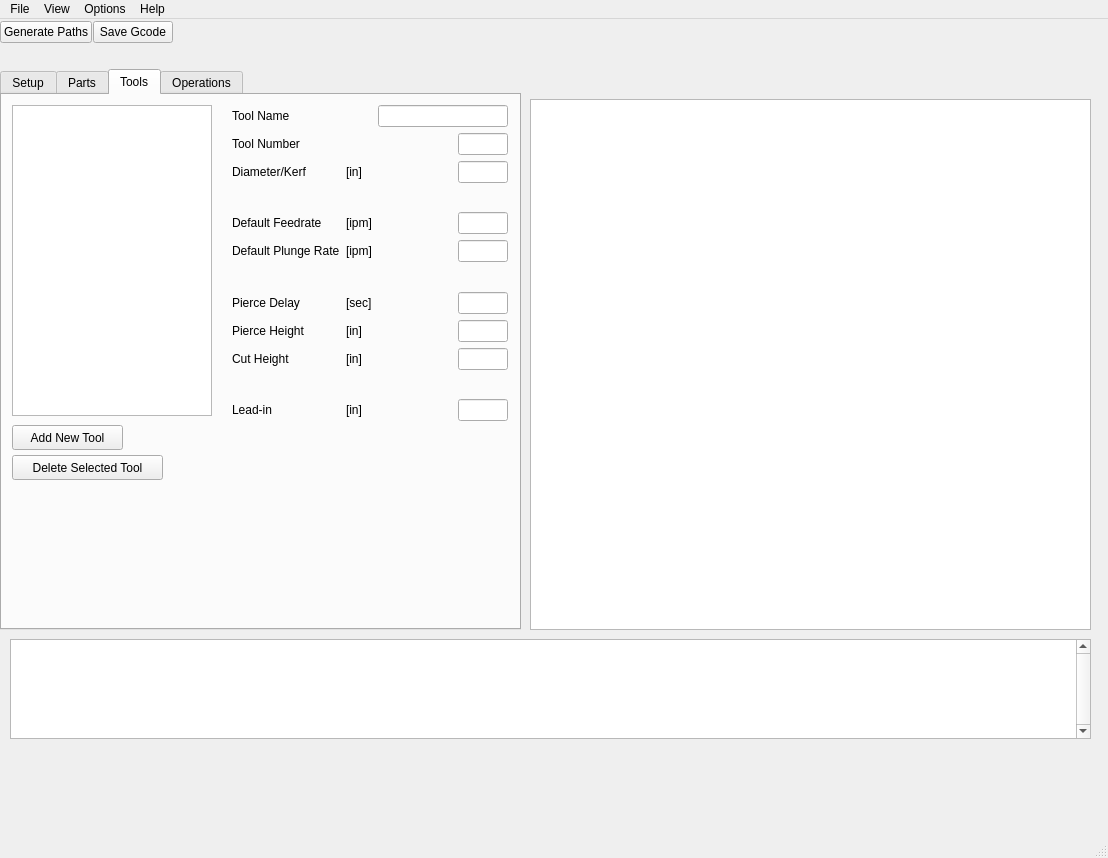
<?xml version="1.0" encoding="UTF-8"?>
<ui version="4.0">
 <class>MainWindow</class>
 <widget class="QMainWindow" name="MainWindow">
  <property name="geometry">
   <rect>
    <x>0</x>
    <y>0</y>
    <width>1108</width>
    <height>858</height>
   </rect>
  </property>
  <property name="windowTitle">
   <string>MainWindow</string>
  </property>
  <widget class="QWidget" name="centralwidget">
   <widget class="QTabWidget" name="tabWidget">
    <property name="geometry">
     <rect>
      <x>0</x>
      <y>50</y>
      <width>521</width>
      <height>561</height>
     </rect>
    </property>
    <property name="sizePolicy">
     <sizepolicy hsizetype="Preferred" vsizetype="Expanding">
      <horstretch>2</horstretch>
      <verstretch>0</verstretch>
     </sizepolicy>
    </property>
    <property name="minimumSize">
     <size>
      <width>500</width>
      <height>0</height>
     </size>
    </property>
    <property name="maximumSize">
     <size>
      <width>800</width>
      <height>16777215</height>
     </size>
    </property>
    <property name="autoFillBackground">
     <bool>false</bool>
    </property>
    <property name="currentIndex">
     <number>2</number>
    </property>
    <widget class="QWidget" name="setup_tab">
     <attribute name="title">
      <string>Setup</string>
     </attribute>
     <widget class="QLineEdit" name="lineEdit_14">
      <property name="geometry">
       <rect>
        <x>180</x>
        <y>190</y>
        <width>113</width>
        <height>25</height>
       </rect>
      </property>
     </widget>
     <widget class="QLabel" name="label_34">
      <property name="geometry">
       <rect>
        <x>10</x>
        <y>190</y>
        <width>151</width>
        <height>20</height>
       </rect>
      </property>
      <property name="text">
       <string>Additional Gcode Arguments</string>
      </property>
     </widget>
     <widget class="QWidget" name="layoutWidget">
      <property name="geometry">
       <rect>
        <x>10</x>
        <y>10</y>
        <width>321</width>
        <height>112</height>
       </rect>
      </property>
      <layout class="QGridLayout" name="gridLayout_4">
       <item row="0" column="0" colspan="2">
        <widget class="QLabel" name="startAtXLabel_3">
         <property name="text">
          <string>Workpiece width (X)</string>
         </property>
        </widget>
       </item>
       <item row="0" column="2" colspan="2">
        <widget class="QLineEdit" name="lineEdit_10"/>
       </item>
       <item row="1" column="0" colspan="2">
        <widget class="QLabel" name="startAtXLabel_7">
         <property name="text">
          <string>Workpiece length (Y)</string>
         </property>
        </widget>
       </item>
       <item row="1" column="2" colspan="2">
        <widget class="QLineEdit" name="lineEdit_13"/>
       </item>
       <item row="2" column="0" colspan="2">
        <widget class="QLabel" name="startAtXLabel_4">
         <property name="text">
          <string>Origin Position</string>
         </property>
        </widget>
       </item>
       <item row="3" column="0">
        <widget class="QLabel" name="startAtXLabel_5">
         <property name="text">
          <string>X</string>
         </property>
        </widget>
       </item>
       <item row="3" column="1">
        <widget class="QLineEdit" name="x_origin"/>
       </item>
       <item row="3" column="2">
        <widget class="QLabel" name="startAtXLabel_6">
         <property name="text">
          <string>Y</string>
         </property>
        </widget>
       </item>
       <item row="3" column="3">
        <widget class="QLineEdit" name="y_origin"/>
       </item>
      </layout>
     </widget>
     <widget class="QComboBox" name="unit_comboBox">
      <property name="geometry">
       <rect>
        <x>180</x>
        <y>220</y>
        <width>86</width>
        <height>25</height>
       </rect>
      </property>
      <item>
       <property name="text">
        <string>inches</string>
       </property>
      </item>
      <item>
       <property name="text">
        <string>millimeters</string>
       </property>
      </item>
     </widget>
     <widget class="QLabel" name="label_39">
      <property name="geometry">
       <rect>
        <x>10</x>
        <y>230</y>
        <width>151</width>
        <height>20</height>
       </rect>
      </property>
      <property name="text">
       <string>Units</string>
      </property>
     </widget>
    </widget>
    <widget class="QWidget" name="entities_tab">
     <property name="toolTip">
      <string extracomment="tooltip hover"/>
     </property>
     <property name="statusTip">
      <string extracomment="statustip"/>
     </property>
     <property name="whatsThis">
      <string extracomment="whatsthis"/>
     </property>
     <attribute name="title">
      <string>Parts</string>
     </attribute>
     <layout class="QVBoxLayout" name="verticalLayout_3">
      <item>
       <layout class="QHBoxLayout" name="horizontalLayout_5">
        <property name="spacing">
         <number>1</number>
        </property>
        <item>
         <widget class="QPushButton" name="blocksCollapsePushButton">
          <property name="sizePolicy">
           <sizepolicy hsizetype="Fixed" vsizetype="Fixed">
            <horstretch>0</horstretch>
            <verstretch>0</verstretch>
           </sizepolicy>
          </property>
          <property name="toolTip">
           <string>Collapse all items</string>
          </property>
          <property name="icon">
           <iconset>
            <normaloff>:/images/collapse-all.png</normaloff>:/images/collapse-all.png</iconset>
          </property>
          <property name="iconSize">
           <size>
            <width>24</width>
            <height>24</height>
           </size>
          </property>
         </widget>
        </item>
        <item>
         <widget class="QPushButton" name="blocksExpandPushButton">
          <property name="sizePolicy">
           <sizepolicy hsizetype="Fixed" vsizetype="Fixed">
            <horstretch>0</horstretch>
            <verstretch>0</verstretch>
           </sizepolicy>
          </property>
          <property name="toolTip">
           <string>Expand all items</string>
          </property>
          <property name="icon">
           <iconset>
            <normaloff>:/images/expand-all.png</normaloff>:/images/expand-all.png</iconset>
          </property>
          <property name="iconSize">
           <size>
            <width>24</width>
            <height>24</height>
           </size>
          </property>
         </widget>
        </item>
        <item>
         <spacer name="horizontalSpacer_2">
          <property name="orientation">
           <enum>Qt::Horizontal</enum>
          </property>
          <property name="sizeHint" stdset="0">
           <size>
            <width>13</width>
            <height>20</height>
           </size>
          </property>
         </spacer>
        </item>
       </layout>
      </item>
      <item>
       <widget class="TreeView" name="entitiesTreeView">
        <property name="sizePolicy">
         <sizepolicy hsizetype="Preferred" vsizetype="Expanding">
          <horstretch>0</horstretch>
          <verstretch>0</verstretch>
         </sizepolicy>
        </property>
       </widget>
      </item>
     </layout>
    </widget>
    <widget class="QWidget" name="tools_tab">
     <attribute name="title">
      <string>Tools</string>
     </attribute>
     <widget class="QWidget" name="layoutWidget_2">
      <property name="geometry">
       <rect>
        <x>230</x>
        <y>10</y>
        <width>276</width>
        <height>316</height>
       </rect>
      </property>
      <layout class="QGridLayout" name="tool_grid">
       <item row="8" column="1">
        <widget class="QLabel" name="label_6">
         <property name="text">
          <string>[in]</string>
         </property>
        </widget>
       </item>
       <item row="12" column="0">
        <widget class="QLabel" name="label_32">
         <property name="text">
          <string>Lead-in</string>
         </property>
        </widget>
       </item>
       <item row="2" column="1">
        <widget class="QLabel" name="label_11">
         <property name="text">
          <string>[in]</string>
         </property>
        </widget>
       </item>
       <item row="2" column="0">
        <widget class="QLabel" name="label_4">
         <property name="text">
          <string>Diameter/Kerf</string>
         </property>
        </widget>
       </item>
       <item row="10" column="1">
        <widget class="QLabel" name="label_5">
         <property name="text">
          <string>[in]</string>
         </property>
        </widget>
       </item>
       <item row="4" column="1">
        <widget class="QLabel" name="label_10">
         <property name="text">
          <string>[ipm]</string>
         </property>
        </widget>
       </item>
       <item row="7" column="2" alignment="Qt::AlignRight">
        <widget class="QLineEdit" name="tool_pierce_delay_value">
         <property name="maximumSize">
          <size>
           <width>50</width>
           <height>16777215</height>
          </size>
         </property>
        </widget>
       </item>
       <item row="6" column="0">
        <spacer name="verticalSpacer_2">
         <property name="orientation">
          <enum>Qt::Vertical</enum>
         </property>
         <property name="sizeHint" stdset="0">
          <size>
           <width>20</width>
           <height>40</height>
          </size>
         </property>
        </spacer>
       </item>
       <item row="0" column="0">
        <widget class="QLabel" name="label_2">
         <property name="text">
          <string>Tool Name</string>
         </property>
        </widget>
       </item>
       <item row="11" column="0">
        <spacer name="verticalSpacer_3">
         <property name="orientation">
          <enum>Qt::Vertical</enum>
         </property>
         <property name="sizeHint" stdset="0">
          <size>
           <width>20</width>
           <height>40</height>
          </size>
         </property>
        </spacer>
       </item>
       <item row="4" column="2" alignment="Qt::AlignRight">
        <widget class="QLineEdit" name="tool_default_feedrate_value">
         <property name="maximumSize">
          <size>
           <width>50</width>
           <height>16777215</height>
          </size>
         </property>
        </widget>
       </item>
       <item row="12" column="2" alignment="Qt::AlignRight">
        <widget class="QLineEdit" name="tool_lead_in_value">
         <property name="maximumSize">
          <size>
           <width>50</width>
           <height>16777215</height>
          </size>
         </property>
         <property name="text">
          <string/>
         </property>
        </widget>
       </item>
       <item row="4" column="0">
        <widget class="QLabel" name="label_15">
         <property name="text">
          <string>Default Feedrate</string>
         </property>
        </widget>
       </item>
       <item row="7" column="1">
        <widget class="QLabel" name="label_8">
         <property name="text">
          <string>[sec]</string>
         </property>
        </widget>
       </item>
       <item row="3" column="0">
        <spacer name="verticalSpacer">
         <property name="orientation">
          <enum>Qt::Vertical</enum>
         </property>
         <property name="sizeHint" stdset="0">
          <size>
           <width>20</width>
           <height>40</height>
          </size>
         </property>
        </spacer>
       </item>
       <item row="12" column="1">
        <widget class="QLabel" name="label_7">
         <property name="text">
          <string>[in]</string>
         </property>
        </widget>
       </item>
       <item row="5" column="0">
        <widget class="QLabel" name="label_31">
         <property name="text">
          <string>Default Plunge Rate</string>
         </property>
        </widget>
       </item>
       <item row="0" column="2">
        <widget class="QLineEdit" name="tool_name_value"/>
       </item>
       <item row="5" column="2" alignment="Qt::AlignRight">
        <widget class="QLineEdit" name="tool_default_plungerate_value">
         <property name="maximumSize">
          <size>
           <width>50</width>
           <height>16777215</height>
          </size>
         </property>
        </widget>
       </item>
       <item row="1" column="0">
        <widget class="QLabel" name="label_3">
         <property name="text">
          <string>Tool Number</string>
         </property>
        </widget>
       </item>
       <item row="1" column="2" alignment="Qt::AlignRight">
        <widget class="QLineEdit" name="tool_number_value">
         <property name="maximumSize">
          <size>
           <width>50</width>
           <height>16777215</height>
          </size>
         </property>
        </widget>
       </item>
       <item row="5" column="1">
        <widget class="QLabel" name="label_9">
         <property name="text">
          <string>[ipm]</string>
         </property>
        </widget>
       </item>
       <item row="8" column="0">
        <widget class="QLabel" name="label_30">
         <property name="text">
          <string>Pierce Height</string>
         </property>
        </widget>
       </item>
       <item row="8" column="2" alignment="Qt::AlignRight">
        <widget class="QLineEdit" name="tool_pierce_height_value">
         <property name="maximumSize">
          <size>
           <width>50</width>
           <height>16777215</height>
          </size>
         </property>
        </widget>
       </item>
       <item row="7" column="0">
        <widget class="QLabel" name="label_29">
         <property name="text">
          <string>Pierce Delay</string>
         </property>
        </widget>
       </item>
       <item row="10" column="2" alignment="Qt::AlignRight">
        <widget class="QLineEdit" name="tool_cut_height_value">
         <property name="maximumSize">
          <size>
           <width>50</width>
           <height>16777215</height>
          </size>
         </property>
        </widget>
       </item>
       <item row="10" column="0">
        <widget class="QLabel" name="label_33">
         <property name="text">
          <string>Cut Height</string>
         </property>
        </widget>
       </item>
       <item row="2" column="2" alignment="Qt::AlignRight">
        <widget class="QLineEdit" name="tool_diameter_value">
         <property name="maximumSize">
          <size>
           <width>50</width>
           <height>16777215</height>
          </size>
         </property>
         <property name="alignment">
          <set>Qt::AlignLeading|Qt::AlignLeft|Qt::AlignVCenter</set>
         </property>
        </widget>
       </item>
      </layout>
     </widget>
     <widget class="QListWidget" name="tool_list_Widget">
      <property name="geometry">
       <rect>
        <x>10</x>
        <y>10</y>
        <width>200</width>
        <height>311</height>
       </rect>
      </property>
      <property name="minimumSize">
       <size>
        <width>200</width>
        <height>100</height>
       </size>
      </property>
     </widget>
     <widget class="QPushButton" name="new_tool_button">
      <property name="geometry">
       <rect>
        <x>10</x>
        <y>330</y>
        <width>111</width>
        <height>25</height>
       </rect>
      </property>
      <property name="text">
       <string>Add New Tool</string>
      </property>
     </widget>
     <widget class="QPushButton" name="delete_active_tool_pushButton">
      <property name="geometry">
       <rect>
        <x>10</x>
        <y>360</y>
        <width>151</width>
        <height>25</height>
       </rect>
      </property>
      <property name="text">
       <string>Delete Selected Tool</string>
      </property>
     </widget>
    </widget>
    <widget class="QWidget" name="operations_tab">
     <attribute name="title">
      <string>Operations</string>
     </attribute>
     <widget class="QLabel" name="label_17">
      <property name="geometry">
       <rect>
        <x>250</x>
        <y>30</y>
        <width>62</width>
        <height>17</height>
       </rect>
      </property>
      <property name="text">
       <string>Layers</string>
      </property>
     </widget>
     <widget class="QLabel" name="label_35">
      <property name="geometry">
       <rect>
        <x>10</x>
        <y>300</y>
        <width>121</width>
        <height>31</height>
       </rect>
      </property>
      <property name="text">
       <string>List of Operations</string>
      </property>
     </widget>
     <widget class="QPushButton" name="save_operation_pushButton">
      <property name="geometry">
       <rect>
        <x>70</x>
        <y>260</y>
        <width>151</width>
        <height>25</height>
       </rect>
      </property>
      <property name="text">
       <string>Save Operation</string>
      </property>
     </widget>
     <widget class="Line" name="line">
      <property name="geometry">
       <rect>
        <x>20</x>
        <y>290</y>
        <width>441</width>
        <height>20</height>
       </rect>
      </property>
      <property name="orientation">
       <enum>Qt::Horizontal</enum>
      </property>
     </widget>
     <widget class="QLabel" name="label_40">
      <property name="geometry">
       <rect>
        <x>10</x>
        <y>10</y>
        <width>111</width>
        <height>20</height>
       </rect>
      </property>
      <property name="text">
       <string>Operation Name:</string>
      </property>
     </widget>
     <widget class="TreeView" name="layersShapesTreeView">
      <property name="geometry">
       <rect>
        <x>250</x>
        <y>50</y>
        <width>261</width>
        <height>171</height>
       </rect>
      </property>
      <property name="sizePolicy">
       <sizepolicy hsizetype="Preferred" vsizetype="Expanding">
        <horstretch>0</horstretch>
        <verstretch>0</verstretch>
       </sizepolicy>
      </property>
      <property name="minimumSize">
       <size>
        <width>0</width>
        <height>100</height>
       </size>
      </property>
      <property name="maximumSize">
       <size>
        <width>16777215</width>
        <height>200</height>
       </size>
      </property>
     </widget>
     <widget class="QListWidget" name="operations_listView">
      <property name="geometry">
       <rect>
        <x>10</x>
        <y>330</y>
        <width>421</width>
        <height>192</height>
       </rect>
      </property>
     </widget>
     <widget class="QPushButton" name="delete_operation_pushButton">
      <property name="geometry">
       <rect>
        <x>250</x>
        <y>260</y>
        <width>151</width>
        <height>25</height>
       </rect>
      </property>
      <property name="text">
       <string>Delete Operation</string>
      </property>
     </widget>
     <widget class="QWidget" name="layoutWidget_6">
      <property name="geometry">
       <rect>
        <x>340</x>
        <y>20</y>
        <width>163</width>
        <height>32</height>
       </rect>
      </property>
      <layout class="QHBoxLayout" name="horizontalLayout_22">
       <property name="spacing">
        <number>1</number>
       </property>
       <item>
        <widget class="QPushButton" name="layersCollapsePushButton">
         <property name="sizePolicy">
          <sizepolicy hsizetype="Fixed" vsizetype="Fixed">
           <horstretch>0</horstretch>
           <verstretch>0</verstretch>
          </sizepolicy>
         </property>
         <property name="toolTip">
          <string>Collapse all items</string>
         </property>
         <property name="icon">
          <iconset>
           <normaloff>:/images/collapse-all.png</normaloff>:/images/collapse-all.png</iconset>
         </property>
         <property name="iconSize">
          <size>
           <width>24</width>
           <height>24</height>
          </size>
         </property>
        </widget>
       </item>
       <item>
        <widget class="QPushButton" name="layersExpandPushButton">
         <property name="sizePolicy">
          <sizepolicy hsizetype="Fixed" vsizetype="Fixed">
           <horstretch>0</horstretch>
           <verstretch>0</verstretch>
          </sizepolicy>
         </property>
         <property name="toolTip">
          <string>Expand all items</string>
         </property>
         <property name="icon">
          <iconset>
           <normaloff>:/images/expand-all.png</normaloff>:/images/expand-all.png</iconset>
         </property>
         <property name="iconSize">
          <size>
           <width>24</width>
           <height>24</height>
          </size>
         </property>
        </widget>
       </item>
       <item>
        <spacer name="horizontalSpacer_4">
         <property name="orientation">
          <enum>Qt::Horizontal</enum>
         </property>
         <property name="sizeHint" stdset="0">
          <size>
           <width>13</width>
           <height>20</height>
          </size>
         </property>
        </spacer>
       </item>
       <item>
        <widget class="QPushButton" name="layersGoUpPushButton">
         <property name="sizePolicy">
          <sizepolicy hsizetype="Fixed" vsizetype="Fixed">
           <horstretch>0</horstretch>
           <verstretch>0</verstretch>
          </sizepolicy>
         </property>
         <property name="toolTip">
          <string>Move-up the selected shape/layer</string>
         </property>
         <property name="icon">
          <iconset>
           <normaloff>:/images/go-up.png</normaloff>:/images/go-up.png</iconset>
         </property>
         <property name="iconSize">
          <size>
           <width>24</width>
           <height>24</height>
          </size>
         </property>
        </widget>
       </item>
       <item>
        <widget class="QPushButton" name="layersGoDownPushButton">
         <property name="sizePolicy">
          <sizepolicy hsizetype="Fixed" vsizetype="Fixed">
           <horstretch>0</horstretch>
           <verstretch>0</verstretch>
          </sizepolicy>
         </property>
         <property name="toolTip">
          <string>Move-down the selected shape/layer</string>
         </property>
         <property name="icon">
          <iconset>
           <normaloff>:/images/go-down.png</normaloff>:/images/go-down.png</iconset>
         </property>
         <property name="iconSize">
          <size>
           <width>24</width>
           <height>24</height>
          </size>
         </property>
        </widget>
       </item>
      </layout>
     </widget>
     <widget class="QWidget" name="">
      <property name="geometry">
       <rect>
        <x>10</x>
        <y>40</y>
        <width>228</width>
        <height>213</height>
       </rect>
      </property>
      <layout class="QGridLayout" name="gridLayout_2">
       <item row="3" column="3">
        <widget class="QLineEdit" name="op_plunge_rate_lineEdit"/>
       </item>
       <item row="1" column="3">
        <widget class="QComboBox" name="op_offset_comboBox">
         <item>
          <property name="text">
           <string>None</string>
          </property>
         </item>
         <item>
          <property name="text">
           <string>Inside</string>
          </property>
         </item>
         <item>
          <property name="text">
           <string>Outside</string>
          </property>
         </item>
        </widget>
       </item>
       <item row="0" column="3">
        <widget class="QComboBox" name="operations_tab_tool_comboBox">
         <property name="sizePolicy">
          <sizepolicy hsizetype="Preferred" vsizetype="Fixed">
           <horstretch>0</horstretch>
           <verstretch>0</verstretch>
          </sizepolicy>
         </property>
         <property name="maxVisibleItems">
          <number>20</number>
         </property>
        </widget>
       </item>
       <item row="6" column="3">
        <widget class="QLineEdit" name="op_cut_height_lineEdit"/>
       </item>
       <item row="2" column="3">
        <widget class="QLineEdit" name="op_feedrate_lineEdit"/>
       </item>
       <item row="3" column="0">
        <widget class="QLabel" name="label_19">
         <property name="text">
          <string>Plunge rate</string>
         </property>
        </widget>
       </item>
       <item row="5" column="0">
        <widget class="QLabel" name="label_21">
         <property name="text">
          <string>Pierce Height</string>
         </property>
        </widget>
       </item>
       <item row="6" column="0">
        <widget class="QLabel" name="label_22">
         <property name="text">
          <string>Cut Height</string>
         </property>
        </widget>
       </item>
       <item row="0" column="0" colspan="3">
        <widget class="QLabel" name="label_28">
         <property name="text">
          <string>Tool</string>
         </property>
        </widget>
       </item>
       <item row="1" column="0">
        <widget class="QLabel" name="label_16">
         <property name="text">
          <string>Offset</string>
         </property>
        </widget>
       </item>
       <item row="3" column="1">
        <widget class="QLabel" name="label_14">
         <property name="text">
          <string>[ipm]</string>
         </property>
        </widget>
       </item>
       <item row="2" column="0">
        <widget class="QLabel" name="label_18">
         <property name="text">
          <string>Feedrate</string>
         </property>
        </widget>
       </item>
       <item row="5" column="3">
        <widget class="QLineEdit" name="op_pierce_height_lineEdit"/>
       </item>
       <item row="4" column="0">
        <widget class="QLabel" name="label_20">
         <property name="text">
          <string>Pierce Delay</string>
         </property>
        </widget>
       </item>
       <item row="4" column="3">
        <widget class="QLineEdit" name="op_pierce_delay_lineEdit"/>
       </item>
       <item row="4" column="1">
        <widget class="QLabel" name="label_23">
         <property name="text">
          <string>[sec]</string>
         </property>
        </widget>
       </item>
       <item row="5" column="1">
        <widget class="QLabel" name="label_24">
         <property name="text">
          <string>[in]</string>
         </property>
        </widget>
       </item>
       <item row="6" column="1">
        <widget class="QLabel" name="label_25">
         <property name="text">
          <string>[in]</string>
         </property>
        </widget>
       </item>
       <item row="2" column="1">
        <widget class="QLabel" name="label_26">
         <property name="text">
          <string>[ipm]</string>
         </property>
        </widget>
       </item>
      </layout>
     </widget>
    </widget>
   </widget>
   <widget class="Canvas" name="canvasView">
    <property name="geometry">
     <rect>
      <x>530</x>
      <y>80</y>
      <width>561</width>
      <height>531</height>
     </rect>
    </property>
    <property name="sizePolicy">
     <sizepolicy hsizetype="Expanding" vsizetype="Expanding">
      <horstretch>7</horstretch>
      <verstretch>0</verstretch>
     </sizepolicy>
    </property>
    <property name="minimumSize">
     <size>
      <width>200</width>
      <height>200</height>
     </size>
    </property>
    <property name="contextMenuPolicy">
     <enum>Qt::DefaultContextMenu</enum>
    </property>
   </widget>
   <widget class="MessageBox" name="messageBox">
    <property name="geometry">
     <rect>
      <x>10</x>
      <y>620</y>
      <width>1081</width>
      <height>100</height>
     </rect>
    </property>
    <property name="sizePolicy">
     <sizepolicy hsizetype="Expanding" vsizetype="Fixed">
      <horstretch>0</horstretch>
      <verstretch>0</verstretch>
     </sizepolicy>
    </property>
    <property name="minimumSize">
     <size>
      <width>0</width>
      <height>25</height>
     </size>
    </property>
    <property name="maximumSize">
     <size>
      <width>16777215</width>
      <height>100</height>
     </size>
    </property>
    <property name="verticalScrollBarPolicy">
     <enum>Qt::ScrollBarAlwaysOn</enum>
    </property>
   </widget>
   <widget class="QWidget" name="layoutWidget_11">
    <property name="geometry">
     <rect>
      <x>0</x>
      <y>0</y>
      <width>991</width>
      <height>27</height>
     </rect>
    </property>
    <layout class="QHBoxLayout" name="toolbar">
     <property name="spacing">
      <number>1</number>
     </property>
     <item>
      <widget class="QPushButton" name="generate_paths">
       <property name="maximumSize">
        <size>
         <width>150</width>
         <height>16777215</height>
        </size>
       </property>
       <property name="text">
        <string>Generate Paths</string>
       </property>
      </widget>
     </item>
     <item>
      <widget class="QPushButton" name="save_gcode">
       <property name="maximumSize">
        <size>
         <width>150</width>
         <height>16777215</height>
        </size>
       </property>
       <property name="text">
        <string>Save Gcode</string>
       </property>
      </widget>
     </item>
     <item>
      <spacer name="horizontalSpacer_3">
       <property name="orientation">
        <enum>Qt::Horizontal</enum>
       </property>
       <property name="sizeHint" stdset="0">
        <size>
         <width>40</width>
         <height>20</height>
        </size>
       </property>
      </spacer>
     </item>
    </layout>
   </widget>
  </widget>
  <widget class="QMenuBar" name="menubar">
   <property name="geometry">
    <rect>
     <x>0</x>
     <y>0</y>
     <width>1108</width>
     <height>22</height>
    </rect>
   </property>
   <widget class="QMenu" name="menuFile">
    <property name="title">
     <string>File</string>
    </property>
    <addaction name="actionNew"/>
    <addaction name="actionOpen"/>
    <addaction name="actionSave"/>
    <addaction name="separator"/>
    <addaction name="actionImport"/>
    <addaction name="actionExport"/>
    <addaction name="separator"/>
    <addaction name="actionExit"/>
   </widget>
   <widget class="QMenu" name="menuView">
    <property name="title">
     <string>View</string>
    </property>
   </widget>
   <widget class="QMenu" name="menuOptions">
    <property name="title">
     <string>Options</string>
    </property>
   </widget>
   <widget class="QMenu" name="menuHelp">
    <property name="title">
     <string>Help</string>
    </property>
   </widget>
   <addaction name="menuFile"/>
   <addaction name="menuView"/>
   <addaction name="menuOptions"/>
   <addaction name="menuHelp"/>
  </widget>
  <widget class="QStatusBar" name="statusbar"/>
  <action name="actionNew">
   <property name="text">
    <string>New</string>
   </property>
  </action>
  <action name="actionOpen">
   <property name="text">
    <string>Open</string>
   </property>
   <property name="shortcut">
    <string>Ctrl+O</string>
   </property>
  </action>
  <action name="actionImport">
   <property name="text">
    <string>Import</string>
   </property>
   <property name="shortcut">
    <string>Ctrl+I</string>
   </property>
  </action>
  <action name="actionExport">
   <property name="text">
    <string>Export</string>
   </property>
  </action>
  <action name="actionSave">
   <property name="text">
    <string>Save</string>
   </property>
  </action>
  <action name="actionExit">
   <property name="text">
    <string>Exit</string>
   </property>
  </action>
 </widget>
 <customwidgets>
  <customwidget>
   <class>Canvas</class>
   <extends>QGraphicsView</extends>
   <header>gui.canvas</header>
  </customwidget>
  <customwidget>
   <class>MessageBox</class>
   <extends>QTextBrowser</extends>
   <header>gui.messagebox</header>
  </customwidget>
  <customwidget>
   <class>TreeView</class>
   <extends>QTreeView</extends>
   <header>gui.treeview</header>
  </customwidget>
 </customwidgets>
 <resources/>
 <connections/>
</ui>
